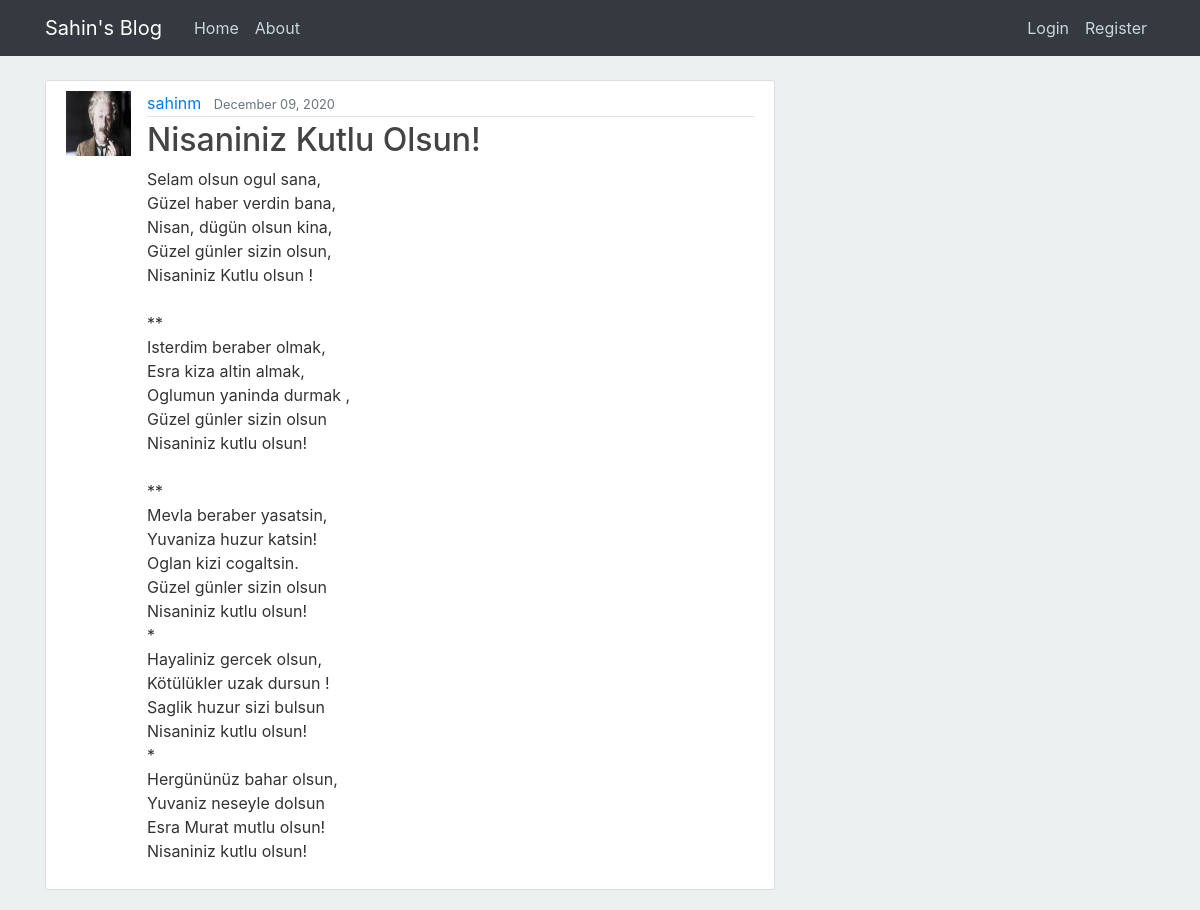
Page /post/20/ on the committed database.
### blog/models.py (models this page shows, shortened)
class Post(models.Model):
	title=models.CharField(max_length=100)
	content=models.TextField()
	date_posted=models.DateTimeField(default=timezone.now)
	author=models.ForeignKey(User,on_delete=models.CASCADE)

### users/models.py (models this page shows, shortened)
class Profile(models.Model):
	user=models.OneToOneField(User, on_delete= models.CASCADE)
	image=models.ImageField(default='default.jpg', upload_to='profile_pics')

### blog/views.py (the view)
# urls.py: path('post/<int:pk>/', PostDetailView.as_view(), name='post-detail'),
class PostDetailView(DetailView):
	model=Post

### blog/templates/blog/post_detail.html (shortened to what this page needs)
{% extends "blog/base.html" %}
{%block content%}
  <article class="media content-section">
      <img class="rounded- circle article-img" src="{{post.author.profile.image.url}}">
      <div class="media-body">
        <div class="article-metadata">
          <a class="mr-2" href="#">{{ object.author }}</a>
          <small class="text-muted">{{ object.date_posted |date:"F d, Y" }}</small>
        </div>
        <h2><a class="article-title" href="{% url  'post-update' post.id %}">{{ object.title }}</a></h2>
        <p class="article-content">{{ object.content }}</p>
      </div>
  </article>
{%endblock content%}

### blog/static/blog/main.css (style rules this page uses)
body { background: #edf0f1; color: #333333; margin-top: 5rem; }
.content-section { background: #ffffff; padding: 10px 20px; border: 1px solid #dddddd; border-radius: 3px; margin-bottom: 20px; }
.article-title { color: #444444; }
.article-content { white-space: pre-line; }
.article-img { height: 65px; width: 65px; margin-right: 16px; }
.article-metadata { padding-bottom: 1px; margin-bottom: 4px; border-bottom: 1px solid #e3e3e3; }

### rows in the picture
Post: author.profile.image (placeholder picture), author "sahinm", date_posted "December 09, 2020", title "Nisaniniz Kutlu Olsun!", content "Selam olsun ogul sana, Güzel haber verdin bana, Nisan, dügün olsun kina, Güzel günler sizin olsun, Nisaniniz Kutlu olsun ! ** Isterdim beraber olmak, Esra kiza altin almak, Oglumun yaninda durmak , Güzel günler sizin olsun Nisaniniz kutlu olsun! ** Mevla beraber yasatsin, Yuvaniza huzur katsin! Oglan kizi cogaltsin. Güzel günler sizin olsun Nisaniniz kutlu olsun! * Hayaliniz gercek olsun, Kötülükler uzak dursun ! Saglik huzur sizi bulsun Nisaniniz kutlu olsun! * Hergününüz bahar olsun, Yuvaniz neseyle dolsun Esra Murat mutlu olsun! Nisaniniz kutlu olsun!"
